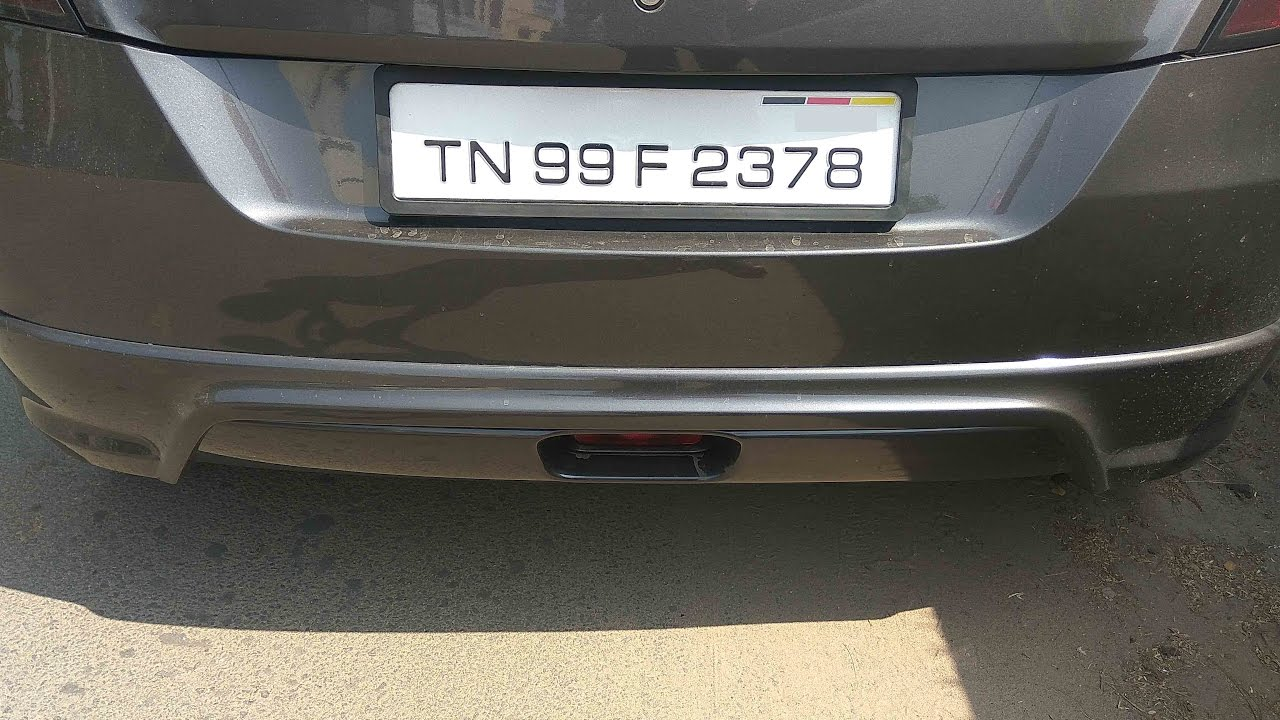
#> input picture b.jpg, 1280 x 720 px, given in place of the camera
$ python 'video edge detection_Sobel.py'
#> lines starting #> are read from the running program, lines starting #| are printed output that depends on the picture
#> further down, frame is the input picture: shape (720, 1280, 3); mean B, G, R 91.7, 98.5, 100.7
import cv2

def sketch(img):

    #to convert into grayscale
    gray = cv2.cvtColor(img,cv2.COLOR_BGR2GRAY)
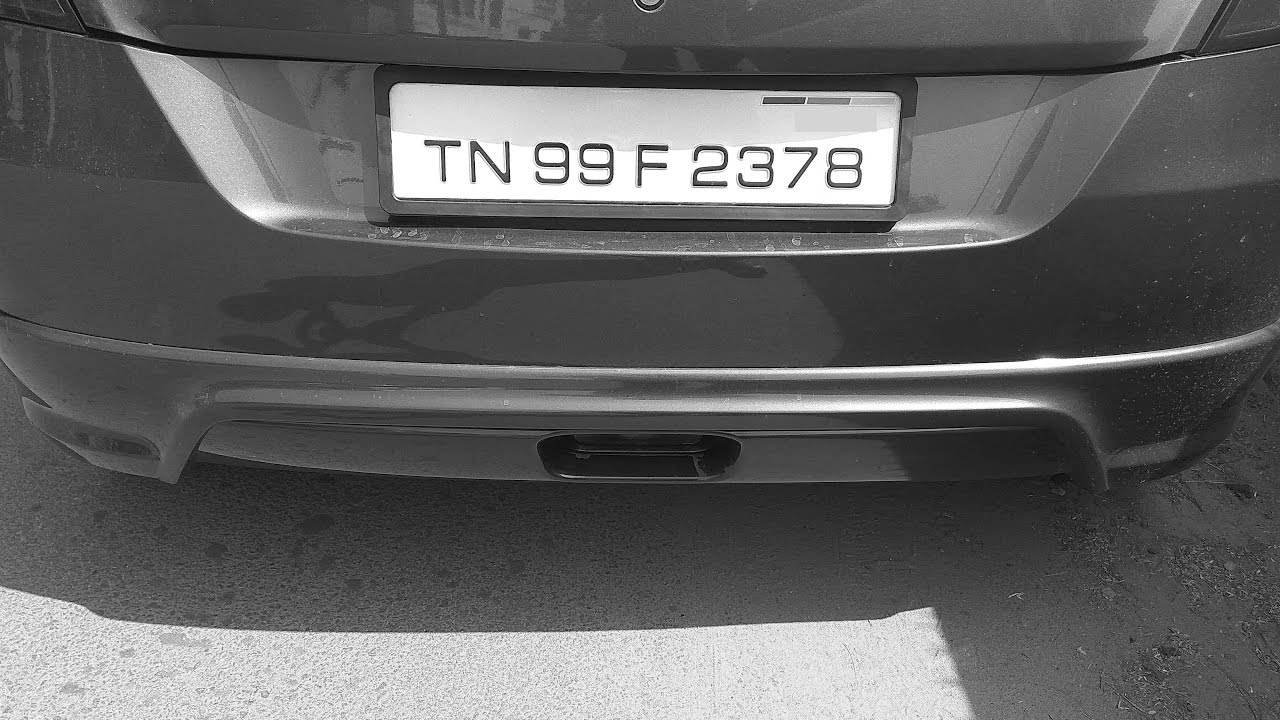
#> gray: shape (720, 1280); min 0, max 255, mean 98.4

    ver = cv2.Sobel(gray,-1,1,0)
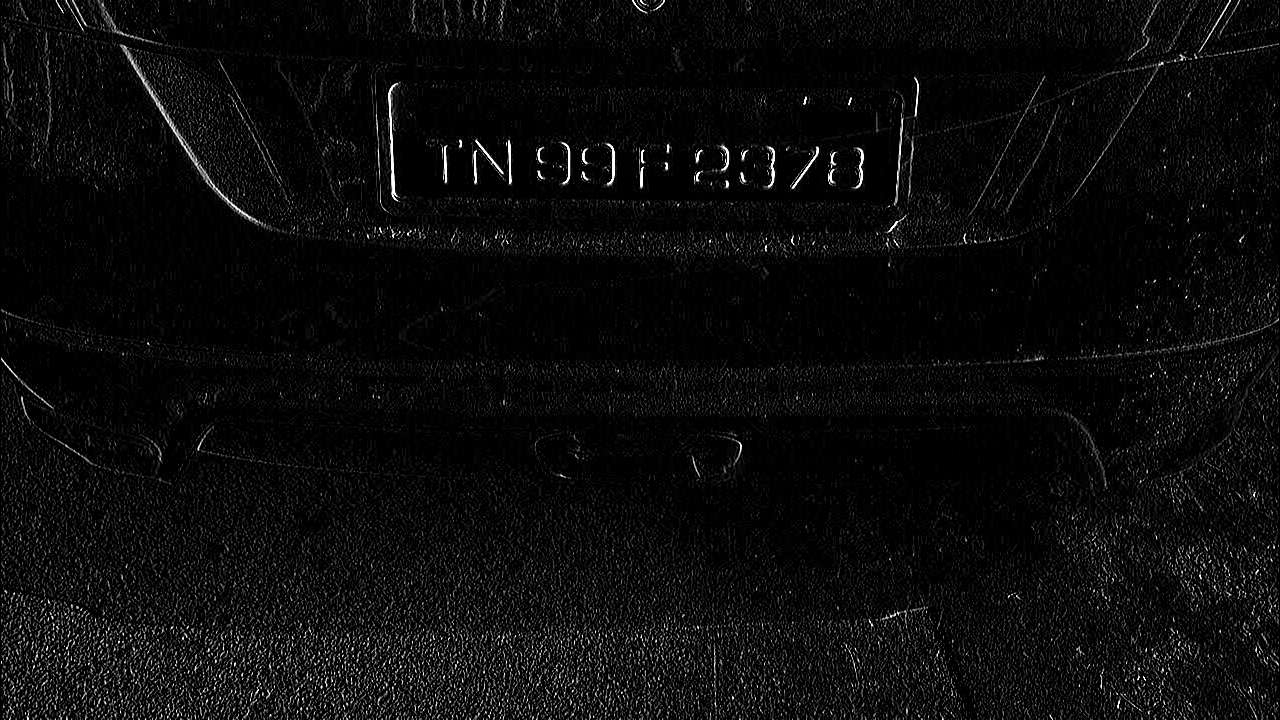
#> ver: shape (720, 1280); min 0, max 255, mean 11.2
    hor = cv2.Sobel(gray,-1,0,1)

    both =cv2.addWeighted(ver,0.5,hor,0.5,0)
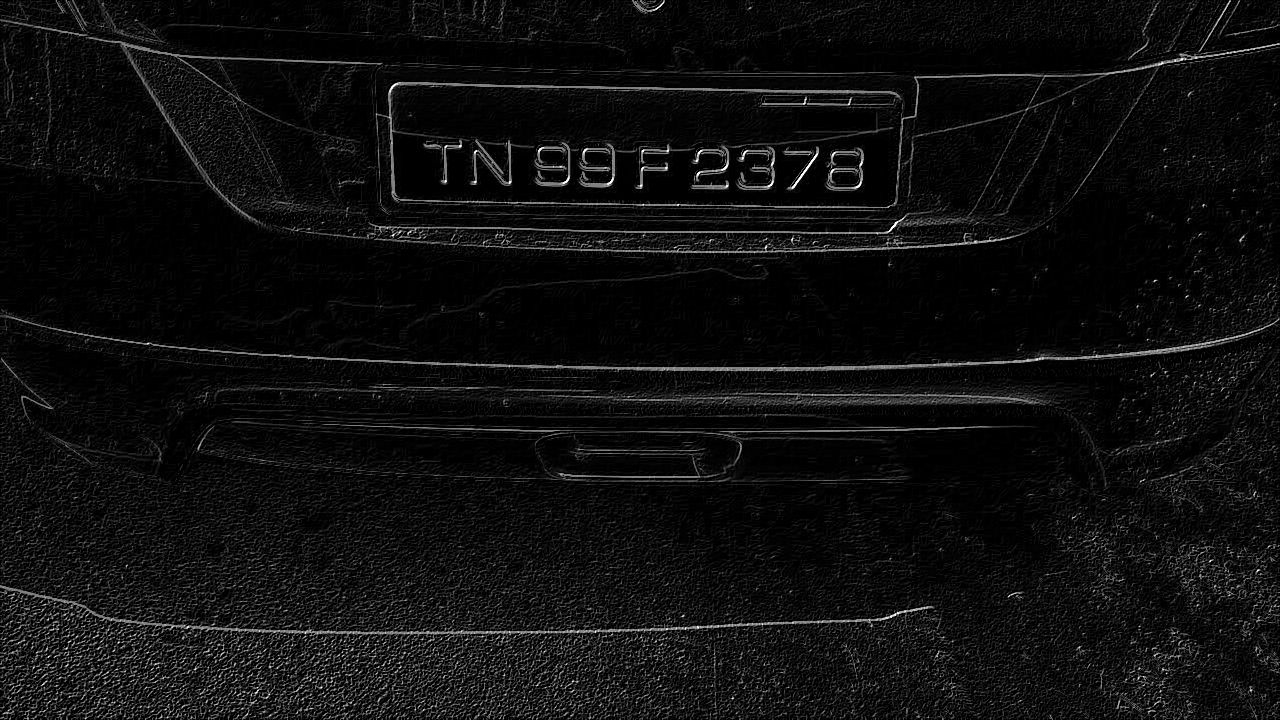
#> both: shape (720, 1280); min 0, max 255, mean 14.7

    ret,bw = cv2.threshold(both,127,255,cv2.THRESH_BINARY)
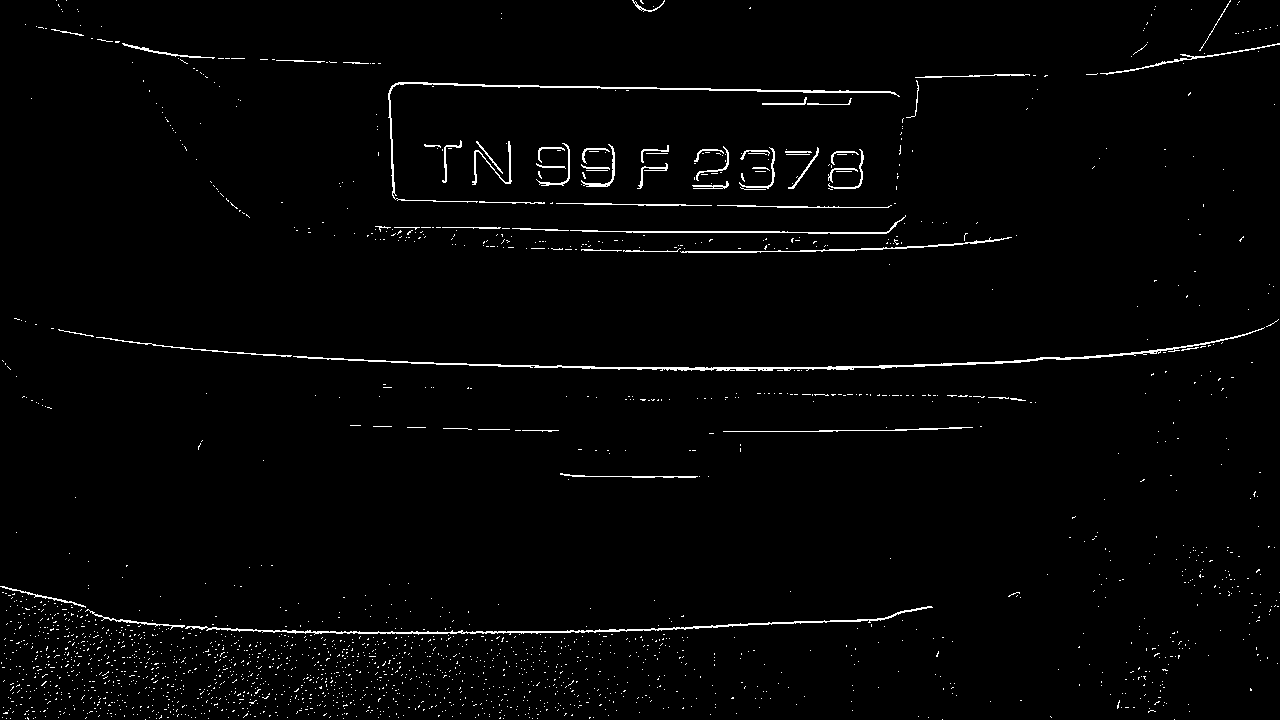
#> bw: shape (720, 1280); 1.8% white in thin lines or dots
    return bw

cap = cv2.VideoCapture(0)

while True:

    ret,frame = cap.read()
    cv2.imshow("Webcam",sketch(frame))

    if cv2.waitKey(1) & 0xFF == ord('x'):
#> (key x is pressed here)
        break

cap.release()
cv2.destroyAllWindows()

$ run again, on fruits.png
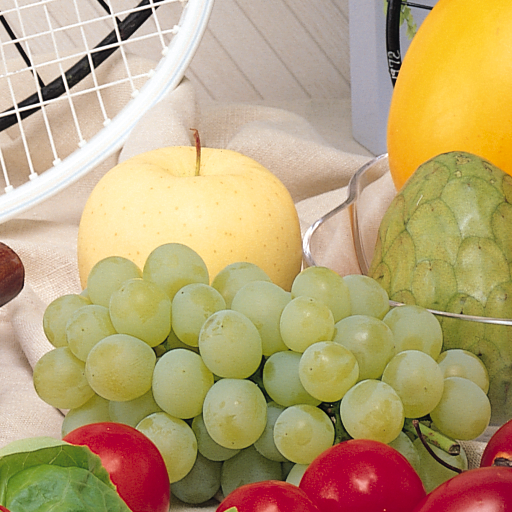
#> input picture fruits.png, 512 x 512 px, given in place of the camera
#> frame is the input picture: shape (512, 512, 3); mean B, G, R 118.3, 163.3, 185.5
#> in sketch, `gray = cv2.cvtColor(img,cv2.COLOR_BGR2GRAY)`:
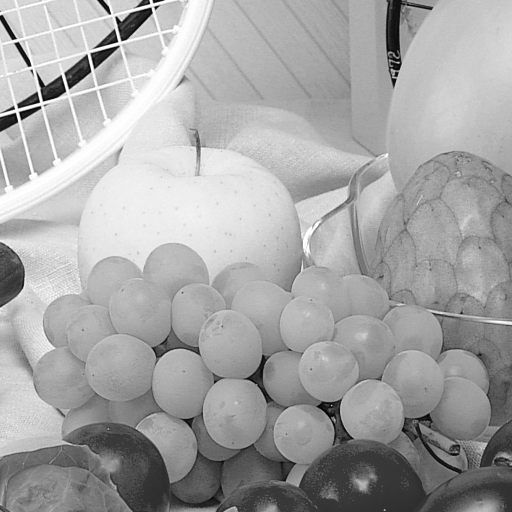
#> gray: shape (512, 512); min 0, max 255, mean 164.8
#> in sketch, `ret,bw = cv2.threshold(both,127,255,cv2.THRESH_BINARY)`:
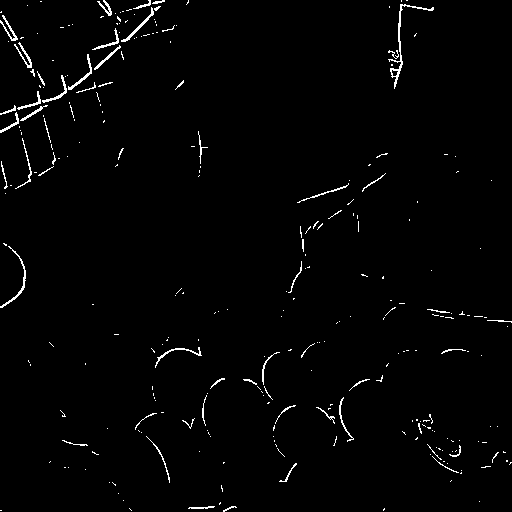
#> bw: shape (512, 512); 1.6% white in thin lines or dots
